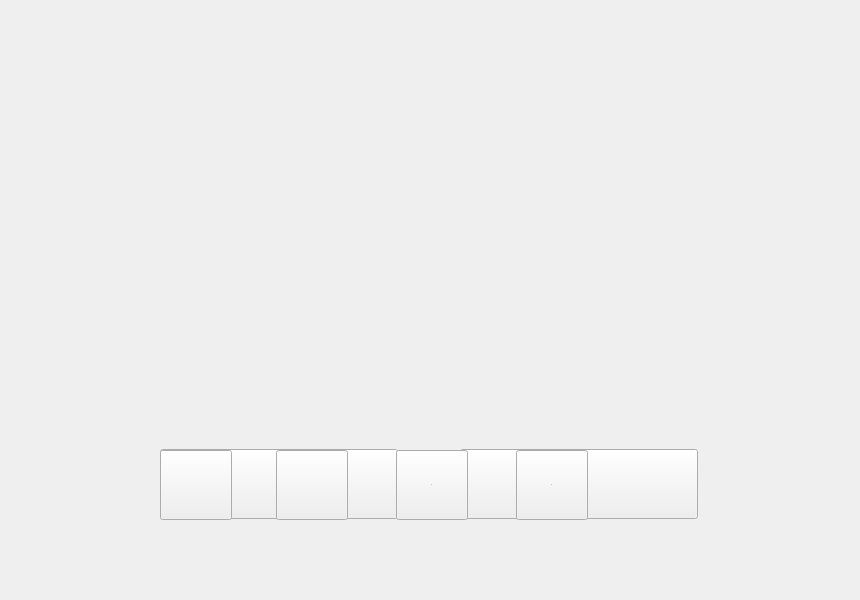
<?xml version="1.0" encoding="UTF-8"?>
<ui version="4.0">
 <class>MainWindow</class>
 <widget class="QMainWindow" name="MainWindow">
  <property name="geometry">
   <rect>
    <x>0</x>
    <y>0</y>
    <width>860</width>
    <height>600</height>
   </rect>
  </property>
  <property name="windowTitle">
   <string>MainWindow</string>
  </property>
  <property name="styleSheet">
   <string notr="true"/>
  </property>
  <widget class="QWidget" name="centralwidget">
   <widget class="QWidget" name="main_menu" native="true">
    <property name="geometry">
     <rect>
      <x>0</x>
      <y>449</y>
      <width>861</width>
      <height>71</height>
     </rect>
    </property>
    <property name="styleSheet">
     <string notr="true"/>
    </property>
    <widget class="QPushButton" name="settings">
     <property name="geometry">
      <rect>
       <x>460</x>
       <y>0</y>
       <width>238</width>
       <height>70</height>
      </rect>
     </property>
     <property name="styleSheet">
      <string notr="true">background-color: &quot;#081c16&quot;;</string>
     </property>
     <property name="text">
      <string/>
     </property>
    </widget>
    <widget class="QPushButton" name="new_game">
     <property name="geometry">
      <rect>
       <x>160</x>
       <y>0</y>
       <width>238</width>
       <height>70</height>
      </rect>
     </property>
     <property name="styleSheet">
      <string notr="true">background-color: &quot;#081c16&quot;;</string>
     </property>
     <property name="text">
      <string/>
     </property>
    </widget>
   </widget>
   <widget class="QLabel" name="label">
    <property name="geometry">
     <rect>
      <x>0</x>
      <y>0</y>
      <width>861</width>
      <height>601</height>
     </rect>
    </property>
    <property name="styleSheet">
     <string notr="true">background-image: url('data/menu_ui/фон.png');</string>
    </property>
    <property name="text">
     <string/>
    </property>
   </widget>
   <widget class="QWidget" name="levels" native="true">
    <property name="geometry">
     <rect>
      <x>0</x>
      <y>430</y>
      <width>861</width>
      <height>101</height>
     </rect>
    </property>
    <property name="styleSheet">
     <string notr="true"/>
    </property>
    <widget class="QPushButton" name="third_level">
     <property name="geometry">
      <rect>
       <x>516</x>
       <y>20</y>
       <width>72</width>
       <height>70</height>
      </rect>
     </property>
     <property name="font">
      <font>
       <pointsize>1</pointsize>
      </font>
     </property>
     <property name="styleSheet">
      <string notr="true">background-color: &quot;#081c16&quot;;</string>
     </property>
     <property name="text">
      <string>3</string>
     </property>
    </widget>
    <widget class="QPushButton" name="second_level">
     <property name="geometry">
      <rect>
       <x>396</x>
       <y>20</y>
       <width>72</width>
       <height>70</height>
      </rect>
     </property>
     <property name="font">
      <font>
       <pointsize>1</pointsize>
      </font>
     </property>
     <property name="styleSheet">
      <string notr="true">background-color: &quot;#081c16&quot;;</string>
     </property>
     <property name="text">
      <string>2</string>
     </property>
    </widget>
    <widget class="QPushButton" name="first_level">
     <property name="geometry">
      <rect>
       <x>276</x>
       <y>20</y>
       <width>72</width>
       <height>70</height>
      </rect>
     </property>
     <property name="font">
      <font>
       <family>MS Shell Dlg 2</family>
       <pointsize>1</pointsize>
       <kerning>false</kerning>
      </font>
     </property>
     <property name="contextMenuPolicy">
      <enum>Qt::NoContextMenu</enum>
     </property>
     <property name="layoutDirection">
      <enum>Qt::LeftToRight</enum>
     </property>
     <property name="styleSheet">
      <string notr="true">background-color: &quot;#081c16&quot;;
color:transparent</string>
     </property>
     <property name="text">
      <string notr="true">1</string>
     </property>
    </widget>
    <widget class="QPushButton" name="back_to_menu">
     <property name="geometry">
      <rect>
       <x>160</x>
       <y>20</y>
       <width>72</width>
       <height>70</height>
      </rect>
     </property>
     <property name="font">
      <font>
       <family>MS Shell Dlg 2</family>
       <pointsize>1</pointsize>
       <kerning>false</kerning>
      </font>
     </property>
     <property name="contextMenuPolicy">
      <enum>Qt::NoContextMenu</enum>
     </property>
     <property name="layoutDirection">
      <enum>Qt::LeftToRight</enum>
     </property>
     <property name="styleSheet">
      <string notr="true">background-color: &quot;transparent&quot;;
color:transparent</string>
     </property>
     <property name="text">
      <string notr="true">1</string>
     </property>
    </widget>
   </widget>
   <zorder>label</zorder>
   <zorder>main_menu</zorder>
   <zorder>levels</zorder>
  </widget>
 </widget>
 <resources/>
 <connections/>
</ui>
